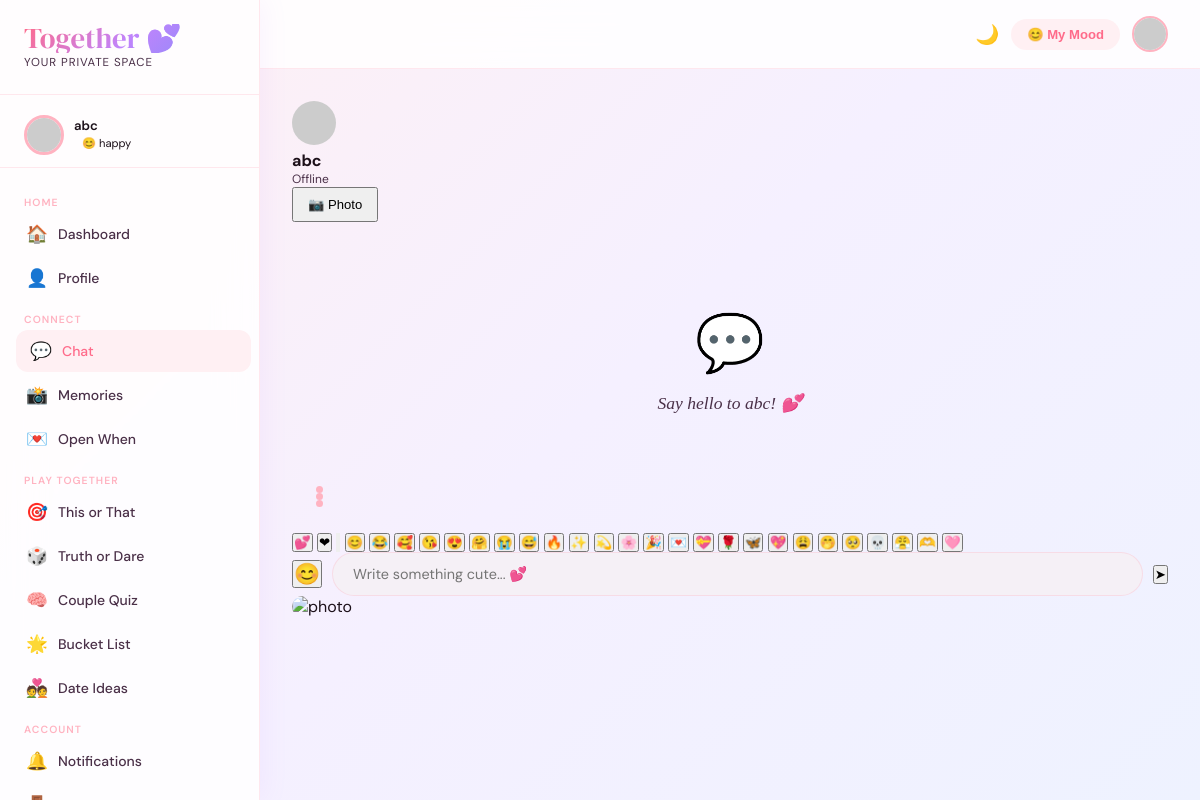
The app's page /chat/ (signed in) with its own data.
### accounts/models.py (models this page shows, shortened)
class User(AbstractUser):
    avatar = models.ImageField(upload_to='avatars/', null=True, blank=True)
    bio = models.TextField(blank=True)
    nickname = models.CharField(max_length=50, blank=True)
    invite_code = models.UUIDField(default=uuid.uuid4, unique=True, editable=False)
    partner = models.OneToOneField('self', null=True, blank=True, on_delete=models.SET_NULL, related_name='partner_of')
    couple_since = models.DateField(null=True, blank=True)
    anniversary = models.DateField(null=True, blank=True)
    next_meeting = models.DateField(null=True, blank=True)
    current_mood = models.CharField(max_length=50, blank=True, default='happy')
    mood_message = models.CharField(max_length=200, blank=True)
    streak_count = models.IntegerField(default=0)
    last_active = models.DateTimeField(auto_now=True)
    theme_preference = models.CharField(max_length=20, default='light', choices=[('light','Light'),('dark','Dark')])
    def get_avatar_url(self):
        if self.avatar:
            return self.avatar.url
        return f"https://api.dicebear.com/7.x/adventurer/svg?seed={self.username}"
    def is_coupled(self):
        return self.partner is not None

### chat/views.py (the view)
@login_required
def chat_view(request):
    user = request.user
    if not user.is_coupled():
        return redirect('connect_partner')
    partner = user.partner
    messages_qs = Message.objects.filter(
        sender__in=[user, partner], receiver__in=[user, partner]
    ).order_by('created_at')
    Message.objects.filter(receiver=user, is_seen=False).update(is_seen=True)
    return render(request, 'chat/chat.html', {
        'partner': partner, 'messages': messages_qs,
        'user_id': user.id,
    })

### templates/chat/chat.html (shortened to what this page needs)
{% extends 'base.html' %}
{% block nav_chat %}active{% endblock %}
{% block content %}
{% load static %}
<div class="chat-layout">
  <div class="chat-header">
    <img src="{{ partner.get_avatar_url }}"
         alt="{{ partner.username }}"
         style="width:44px;height:44px;border-radius:50%;
                object-fit:cover;border:2px solid var(--rose-muted);">
    <div>
      <div style="font-weight:700;font-size:1rem;color:var(--ink);">
        {{ partner.first_name|default:partner.username }}
      </div>
      <div style="font-size:.75rem;color:var(--ink-soft);">
        <span id="onlineText">Active now</span>
      </div>
    </div>
    <div style="margin-left:auto;">
      <button onclick="document.getElementById('imageInput').click()"
              class="btn-ghost" style="font-size:.82rem;padding:8px 14px;">
        📷 Photo
      </button>
    </div>
  </div>
  <div class="chat-messages" id="chatMessages">
    {% for msg in messages %}
    <div class="msg-row {% if msg.sender == request.user %}mine{% else %}theirs{% endif %}">
      {% if msg.image %}
        <div class="bubble {% if msg.sender == request.user %}mine{% else %}theirs{% endif %}"
             style="padding:8px;">
          <img src="{{ msg.image.url }}"
               class="bubble-img"
               alt="image"
               onclick="openImgModal('{{ msg.image.url }}')">
          <div class="bubble-time">
            {{ msg.created_at|date:"g:i A" }}
            {% if msg.sender == request.user %}
              {% if msg.is_seen %}✓✓{% else %}✓{% endif %}
            {% endif %}
          </div>
        </div>
      {% elif msg.content %}
        <div class="bubble {% if msg.sender == request.user %}mine{% else %}theirs{% endif %}">
          {{ msg.content }}
          <div class="bubble-time">
            {{ msg.created_at|date:"g:i A" }}
            {% if msg.sender == request.user %}
              {% if msg.is_seen %}✓✓{% else %}✓{% endif %}
            {% endif %}
          </div>
        </div>
      {% endif %}
    </div>
    {% empty %}
    <div style="text-align:center;padding:60px 24px;color:var(--ink-soft);" id="emptyState">
      <div style="font-size:3.5rem;margin-bottom:14px;">💬</div>
      <p style="font-family:'Playfair Display',serif;font-size:1.1rem;font-style:italic;">
        Say hello to {{ partner.first_name|default:partner.username }}! 💕
      </p>
    </div>
    {% endfor %}
    <div class="msg-row theirs">
      <div class="typing-bubbles" id="typingIndicator">
        <div class="typing-dot"></div>
        <div class="typing-dot"></div>
        <div class="typing-dot"></div>
      </div>
    </div>
  </div>
  <div class="emoji-tray" id="emojiTray">
    {% for emoji in "💕❤️😊😂🥰😘😍🤗😭😅🔥✨💫🌸🎉💌💝🌹🦋💖😩🤭🥺💀😤🫶🩷" %}
    <button class="emoji-btn" onclick="insertEmoji('{{ emoji }}')">{{ emoji }}</button>
    {% endfor %}
  </div>
  <div class="chat-input-bar">
    <div style="display:flex;gap:10px;align-items:center;">
      <button onclick="toggleEmoji()"
              class="topbar-btn"
              style="font-size:1.3rem;flex-shrink:0;"
              title="Emoji">😊</button>
      <input type="text"
             class="chat-input"
             id="msgInput"
             placeholder="Write something cute... 💕"
             autocomplete="off"
             maxlength="2000">
      <button onclick="sendMessage()"
              class="chat-send-btn"
              id="sendBtn"
              title="Send">
        ➤
      </button>
    </div>
  </div>
</div>
<div class="img-modal" id="imgModal" onclick="this.classList.remove('show')">
  <img id="modalImg" alt="photo" style="max-width:90vw;max-height:90vh;border-radius:16px;">
</div>
{% endblock %}

### templates/base.html (shortened to what this page needs)
<!DOCTYPE html>
<html lang="en" data-theme="{{ request.user.theme_preference|default:'light' }}">
<head>
  <link rel="stylesheet" href="https://cdnjs.cloudflare.com/ajax/libs/font-awesome/6.5.0/css/all.min.css">
  {% load static %}
  <link rel="stylesheet" href="{% static 'css/together.css' %}">
</head>
<body>
{% if user.is_authenticated %}
<aside class="sidebar" id="sidebar">
  <div class="sidebar-logo">
    <div class="brand">Together 💕</div>
    <div class="tagline">your private space</div>
  </div>
  {% if user.is_coupled %}
  <div style="padding: 12px 24px; border-bottom: 1px solid var(--card-border); margin-bottom: 8px;">
    <div style="display:flex;align-items:center;gap:10px;">
      <img src="{{ user.partner.get_avatar_url }}" alt="partner" class="partner-avatar" style="width:40px;height:40px;">
      <div>
        <div style="font-size:0.82rem;font-weight:600;color:var(--ink);">{{ user.partner.first_name|default:user.partner.username }}</div>
        <div class="partner-mood" style="font-size:0.7rem;padding:2px 8px;">
          {% if user.partner.current_mood == 'happy' %}😊
          {% elif user.partner.current_mood == 'missing' %}💭
          {% elif user.partner.current_mood == 'busy' %}💼
          {% elif user.partner.current_mood == 'tired' %}😴
          {% elif user.partner.current_mood == 'sad' %}😢
          {% elif user.partner.current_mood == 'excited' %}🎉
          {% elif user.partner.current_mood == 'love' %}❤️
          {% else %}✨{% endif %}
          {{ user.partner.current_mood|default:"online" }}
        </div>
      </div>
    </div>
  </div>
  {% endif %}
  <nav class="sidebar-nav">
    <div class="nav-section-title">Home</div>
    <a href="{% url 'dashboard' %}" class="nav-link {% block nav_dashboard %}{% endblock %}">
      <span class="icon">🏠</span> Dashboard
    </a>
    <a href="{% url 'profile' %}" class="nav-link {% block nav_profile %}{% endblock %}">
      <span class="icon">👤</span> Profile
    </a>
    <div class="nav-section-title">Connect</div>
    <a href="{% url 'chat' %}" class="nav-link {% block nav_chat %}{% endblock %}">
      <span class="icon">💬</span> Chat
    </a>
    <a href="{% url 'memory_list' %}" class="nav-link {% block nav_memories %}{% endblock %}">
      <span class="icon">📸</span> Memories
    </a>
    <a href="{% url 'open_when_list' %}" class="nav-link {% block nav_openwhen %}{% endblock %}">
      <span class="icon">💌</span> Open When
    </a>
    <div class="nav-section-title">Play Together</div>
    <a href="{% url 'this_or_that' %}" class="nav-link {% block nav_tot %}{% endblock %}">
      <span class="icon">🎯</span> This or That
    </a>
    <a href="{% url 'truth_or_dare' %}" class="nav-link {% block nav_tod %}{% endblock %}">
      <span class="icon">🎲</span> Truth or Dare
    </a>
    <a href="{% url 'quiz' %}" class="nav-link {% block nav_quiz %}{% endblock %}">
      <span class="icon">🧠</span> Couple Quiz
    </a>
    <a href="{% url 'bucket_list' %}" class="nav-link {% block nav_bucket %}{% endblock %}">
      <span class="icon">🌟</span> Bucket List
    </a>
    <a href="{% url 'date_ideas' %}" class="nav-link {% block nav_date %}{% endblock %}">
      <span class="icon">💑</span> Date Ideas
    </a>
    <div class="nav-section-title">Account</div>
    <a href="{% url 'notifications' %}" class="nav-link {% block nav_notif %}{% endblock %}">
      <span class="icon">🔔</span> Notifications
    </a>
    <a href="{% url 'logout' %}" class="nav-link">
      <span class="icon">🚪</span> Log Out
    </a>
  </nav>
</aside>
<div class="main-content">
  <div class="topbar">
    <div style="display:flex;align-items:center;gap:12px;">
      <button onclick="toggleTheme()" style="background:none;border:none;cursor:pointer;font-size:1.2rem;" title="Toggle theme">
        <span id="themeIcon">{% if request.user.theme_preference == 'dark' %}☀️{% else %}🌙{% endif %}</span>
      </button>
      <div style="position:relative;">
        <button onclick="document.getElementById('moodPicker').classList.toggle('show')" style="background:var(--rose-pale);border:none;padding:8px 16px;border-radius:50px;cursor:pointer;font-size:0.82rem;color:var(--rose);font-weight:600;">
          {% if request.user.current_mood == 'happy' %}😊
          {% elif request.user.current_mood == 'missing' %}💭
          {% elif request.user.current_mood == 'busy' %}💼
          {% elif request.user.current_mood == 'sad' %}😢
          {% elif request.user.current_mood == 'excited' %}🎉
          {% else %}✨{% endif %}
          My Mood
        </button>
      </div>
      <img src="{{ request.user.get_avatar_url }}" alt="me" style="width:36px;height:36px;border-radius:50%;object-fit:cover;border:2px solid var(--rose-light);">
    </div>
  </div>
  <div class="content-area">
    {% block content %}{% endblock %}
  </div>
</div>
{% else %}
{% block fullpage %}{% endblock %}
{% endif %}
</body>
</html>

### static/css/together.css (style rules this page uses)
:root { --rose: #FF6B8A; --rose-light: #FFB3C1; --rose-pale: #FFF0F3; --mauve: #C084FC; --mauve-light: #E9D5FF; --amber: #F59E0B; --teal: #14B8A6; --cream: #FEFCE8; --ink: #1C1019; --ink-soft: #4A3048; --mist: #F5F0F6; --card-bg: rgba(255,255,255,0.85); --card-border: rgba(255,107,138,0.15); --shadow: 0 8px 32px rgba(192, 132, 252, 0.12); --shadow-hover: 0 16px 48px rgba(255,107,138,0.2); --radius: 20px; --radius-sm: 12px; --sidebar-w: 260px; --gradient: linear-gradient(135deg, #FF6B8A 0%, #C084FC 50%, #818CF8 100%); --gradient-soft: linear-gradient(135deg, #FFF0F3 0%, #F5F0FF 50%, #EEF2FF 100%); }
* { box-sizing: border-box; margin: 0; padding: 0; }
body { font-family: 'DM Sans', sans-serif; background: var(--gradient-soft); color: var(--ink); min-height: 100vh; background-attachment: fixed; }
.sidebar { position: fixed; left: 0; top: 0; bottom: 0; width: var(--sidebar-w); background: var(--card-bg); backdrop-filter: blur(20px); -webkit-backdrop-filter: blur(20px); border-right: 1px solid var(--card-border); z-index: 100; display: flex; flex-direction: column; padding: 24px 0; box-shadow: 4px 0 24px rgba(192,132,252,0.08); transition: transform 0.3s ease; overflow-y: auto; }
.sidebar-logo { padding: 0 24px 24px; border-bottom: 1px solid var(--card-border); margin-bottom: 8px; }
.sidebar-logo .brand { font-family: 'DM Serif Display', serif; font-size: 1.8rem; background: var(--gradient); -webkit-background-clip: text; -webkit-text-fill-color: transparent; background-clip: text; line-height: 1; }
.sidebar-logo .tagline { font-size: 0.72rem; color: var(--ink-soft); letter-spacing: 0.08em; text-transform: uppercase; margin-top: 2px; }
.sidebar-nav { flex: 1; padding: 8px 12px; }
.nav-section-title { font-size: 0.65rem; text-transform: uppercase; letter-spacing: 0.1em; color: var(--rose-light); padding: 12px 12px 4px; font-weight: 600; }
.nav-link { display: flex; align-items: center; gap: 10px; padding: 10px 14px; border-radius: var(--radius-sm); color: var(--ink-soft); text-decoration: none; font-size: 0.875rem; font-weight: 500; transition: all 0.2s ease; margin-bottom: 2px; }
.nav-link:hover, .nav-link.active { background: var(--rose-pale); color: var(--rose); transform: translateX(4px); }
.nav-link .icon { font-size: 1.1rem; width: 22px; text-align: center; }
.main-content { margin-left: var(--sidebar-w); min-height: 100vh; position: relative; z-index: 1; }
.topbar { position: sticky; top: 0; background: var(--card-bg); backdrop-filter: blur(20px); -webkit-backdrop-filter: blur(20px); border-bottom: 1px solid var(--card-border); padding: 16px 32px; display: flex; align-items: center; justify-content: space-between; z-index: 50; }
.content-area { padding: 32px; }
.chat-messages { flex: 1; overflow-y: auto; padding: 24px; display: flex; flex-direction: column; gap: 12px; scrollbar-width: thin; scrollbar-color: var(--rose-light) transparent; }
.chat-input { flex: 1; background: var(--mist); border: 1.5px solid var(--card-border); border-radius: 50px; padding: 12px 20px; font-family: 'DM Sans', sans-serif; font-size: 0.9rem; color: var(--ink); outline: none; transition: border-color 0.2s; }
.typing-dot { width: 7px; height: 7px; background: var(--rose-light); border-radius: 50%; animation: typingBounce 1.2s ease infinite; }
.typing-dot:nth-child(2) { animation-delay: 0.2s; }
.typing-dot:nth-child(3) { animation-delay: 0.4s; }
.partner-avatar { width: 64px; height: 64px; border-radius: 50%; object-fit: cover; border: 3px solid var(--rose-light); }

### records on screen
User: partner.first_name "abc", partner.current_mood "happy"
User: first_name "abc"

### other values on screen
{{ emoji }} "💕" "❤" "😊" "😂" "🥰" "😘" "😍" "🤗" "😭" "😅" "🔥" "✨" "💫" "🌸" "🎉" "💌" "💝" "🌹" "🦋" "💖" "😩" "🤭" "🥺" "💀" "😤" "🫶" "🩷"
